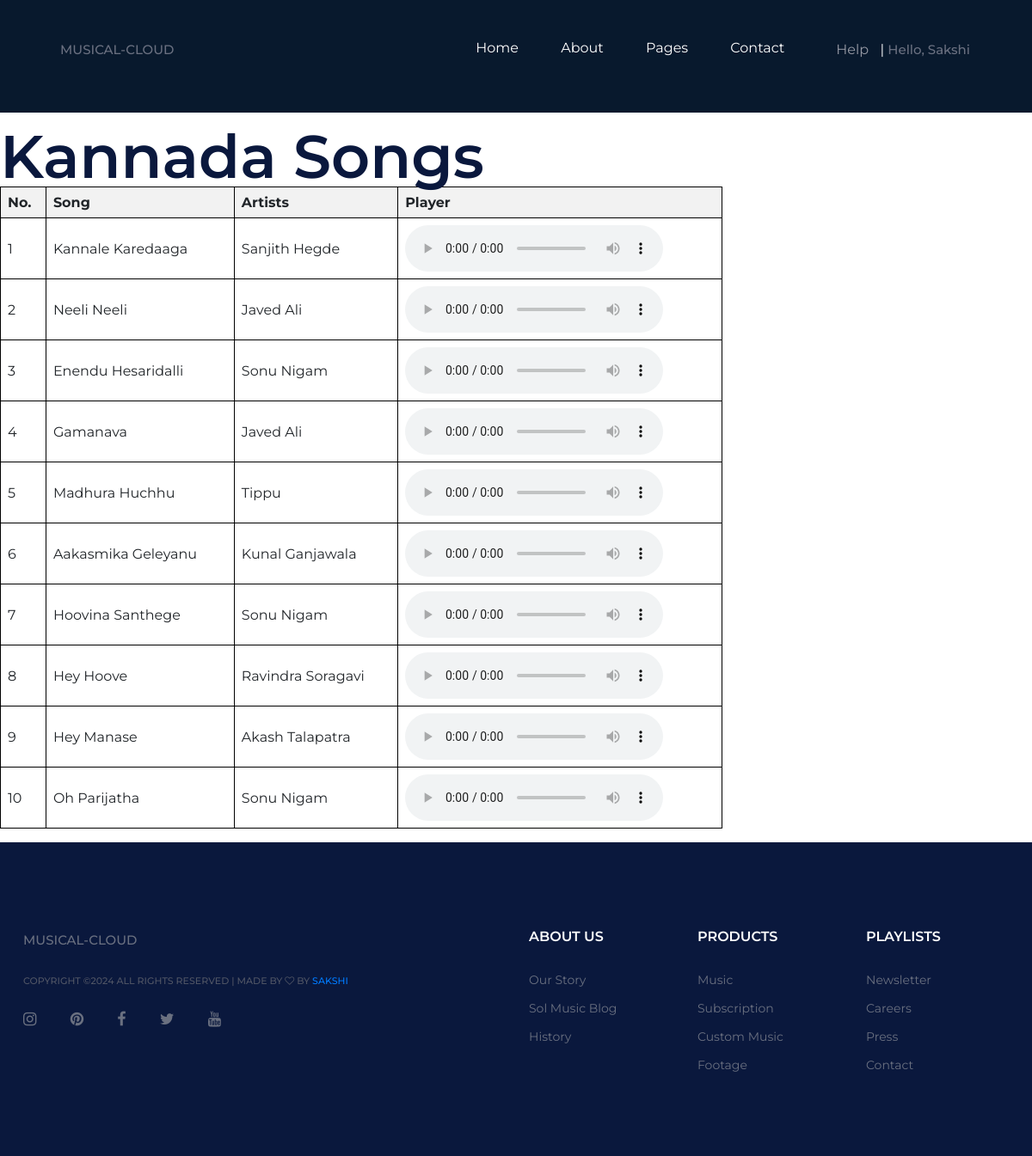
Page /Kannada.php (signed in) on the committed database.
### tables this page shows
CREATE TABLE `users` (
  `id` bigint(20) NOT NULL,
  `user_id` bigint(20) NOT NULL,
  `user_name` varchar(100) NOT NULL,
  `password` varchar(100) NOT NULL,
  `date` timestamp NOT NULL DEFAULT current_timestamp() ON UPDATE current_timestamp()
);

CREATE TABLE `Kannada` (
  `Song_No` int(3) NOT NULL,
  `Song_Name` varchar(100) NOT NULL,
  `Artists` varchar(100) NOT NULL,
  `Song_File` varchar(150) NOT NULL
);

### functions.php (called while the page is built, shortened)
<?php
function check_login($con)
{
	if(isset($_SESSION['user_id']))
	{
		$id = $_SESSION['user_id'];
		$query = "select * from users where user_id = '$id' limit 1";
		$result = mysqli_query($con,$query);
		if($result && mysqli_num_rows($result) > 0)
		{
			$user_data = mysqli_fetch_assoc($result);
			return $user_data;
		}
	}
	die;
}

### Kannada.php (the view, shortened to what this page needs)
<?php
	include("connection.php");
	include("functions.php");
	$user_data = check_login($con);
?>
<html lang="zxx">
<head>
  <link rel="stylesheet" href="css/bootstrap.min.css" />
  <link rel="stylesheet" href="css/font-awesome.min.css" />
  <link rel="stylesheet" href="css/owl.carousel.min.css" />
  <link rel="stylesheet" href="css/slicknav.min.css" />
  <link rel="stylesheet" href="css/style.css" />
</head>
<body>
  <header class="header-section clearfix">
    <a href="index.php" class="site-logo">
      <p>MUSICAL-CLOUD</p>
    </a>
    <div class="header-right">
      <a href="#" class="hr-btn">Help</a>
      <span>|</span>
      <div class="user-panel">
        <p>Hello, <?php echo $user_data['user_name']; ?></p>
      </div>
    </div>
    <ul class="main-menu">
      <li><a href="index.php">Home</a></li>
      <li><a href="#">About</a></li>
      <li><a href="#">Pages</a>
      </li>
      <li><a href="contact.php">Contact</a></li>
    </ul>
  </header>
  <p>
		<h1> Kannada Songs </h1>
		<table>
			<thead>
				<tr>
					<th>No.</th>
                    <th>Song</th>
					<th>Artists</th>
                    <th>Player</th>
				</tr>
			</thead>
			<tbody>
				 <?php
				  $selectquery5 = "SELECT * FROM Kannada";
					$query5 = mysqli_query($con, $selectquery5);
					while($row = mysqli_fetch_assoc($query5)){ ?>
            <tr>
              <td><?php echo $row['Song_No']; ?></td>
              <td><?php echo $row['Song_Name'];?></td>
              <td><?php echo $row['Artists']; ?></td>
              <td><audio controls>
                <source src="<?php echo $row['Song_File'];?>" type="audio/mpeg">
                </audio>
              </td>
            </tr>
					<?php
					}
					?>
			</tbody>
		</table>
	</p>
  <footer class="footer-section">
    <div class="container">
      <div class="row">
        <div class="col-xl-6 col-lg-7 order-lg-2">
          <div class="row">
            <div class="col-sm-4">
              <div class="footer-widget">
                <h2>About us</h2>
                <ul>
                  <li><a href="">Our Story</a></li>
                  <li><a href="">Sol Music Blog</a></li>
                  <li><a href="">History</a></li>
                </ul>
              </div>
            </div>
            <div class="col-sm-4">
              <div class="footer-widget">
                <h2>Products</h2>
                <ul>
                  <li><a href="">Music</a></li>
                  <li><a href="">Subscription</a></li>
                  <li><a href="">Custom Music</a></li>
                  <li><a href="">Footage</a></li>
                </ul>
              </div>
            </div>
            <div class="col-sm-4">
              <div class="footer-widget">
                <h2>Playlists</h2>
                <ul>
                  <li><a href="">Newsletter</a></li>
                  <li><a href="">Careers</a></li>
                  <li><a href="">Press</a></li>
                  <li><a href="">Contact</a></li>
                </ul>
              </div>
            </div>
          </div>
        </div>
        <div class="col-xl-6 col-lg-5 order-lg-1">
          <p>MUSICAL-CLOUD</p>
          <div class="copyright">
            Copyright &copy; All rights reserved | made by <i class="fa fa-heart-o" aria-hidden="true"></i> by <a href="" target="_blank">Sakshi</a>
          </div>
          <div class="social-links">
            <a href=""><i class="fa fa-instagram"></i></a>
            <a href=""><i class="fa fa-pinterest"></i></a>
            <a href=""><i class="fa fa-facebook"></i></a>
            <a href=""><i class="fa fa-twitter"></i></a>
            <a href=""><i class="fa fa-youtube"></i></a>
          </div>
        </div>
      </div>
    </div>
  </footer>
</body>
</html>

### css/style.css (style rules this page uses)
html, body { height: 100%; font-family: "Montserrat", sans-serif; -webkit-font-smoothing: antialiased; font-smoothing: antialiased; }
h1, h2, h3, h4, h5, h6 { margin: 0; color: #0a183d; font-weight: 600; line-height: 1; }
h1 { font-size: 70px; }
h2 { font-size: 36px; }
p { font-size: 15px; color: #6a7080; line-height: 1.8; font-weight: 500; }
ul, ol { padding: 0; margin: 0; }
.header-section { padding-left: 55px; padding-right: 72px; background: #08192d; }
.site-logo { display: inline-block; padding: 0; padding: 44px 15px; }
.header-right { float: right; padding: 44px 0; margin-left: 130px; }
.header-right .hr-btn { display: inline-block; color: #979aa5; }
.header-right .user-panel { display: inline-block; }
.header-right span { color: #fff; display: inline-block; padding-left: 9px; }
.main-menu { list-style: none; float: right; }
.main-menu li { display: inline-block; position: relative; }
.main-menu li a { display: block; font-size: 16px; color: #ffffff; padding: 44px 10px; margin-left: 60px; }
.main-menu li:first-child a { margin-left: 0; }
.footer-section { background: #0a183d; padding: 100px 0 85px; }
.footer-widget { padding-top: 2px; }
.footer-widget h2 { font-size: 16px; color: #fff; text-transform: uppercase; margin-bottom: 30px; }
.footer-widget ul { list-style: none; }
.footer-widget ul li a { display: inline-block; color: #6a7080; font-size: 14px; margin-bottom: 10px; }
.copyright { font-size: 11px; text-transform: uppercase; font-weight: 500; color: #505565; padding: 10px 0 25px; }
.social-links a { display: inline-block; color: #6a7080; font-size: 18px; margin-right: 35px; }
@media (min-width: 1200px) { .container { max-width: 1176px; } }
@media only screen and (min-width: 1200px) and (max-width: 1360px) { .header-right { margin-left: 50px; } }
@media only screen and (min-width: 1200px) and (max-width: 1360px) { .main-menu li a { margin-left: 25px; } }

### Kannada.php (style rules this page uses)
table { border-collapse: collapse; width: 70%; }
th, td { border: 1px solid black; padding: 8px; text-align: left; }
th { background-color: #f2f2f2; }

### rows in the picture
users: user_name "Sakshi"
kannada: Song_No "1", Song_Name "Kannale Karedaaga", Artists "Sanjith Hegde"
kannada: Song_No "2", Song_Name "Neeli Neeli", Artists "Javed Ali"
kannada: Song_No "3", Song_Name "Enendu Hesaridalli", Artists "Sonu Nigam"
kannada: Song_No "4", Song_Name "Gamanava", Artists "Javed Ali"
kannada: Song_No "5", Song_Name "Madhura Huchhu", Artists "Tippu"
kannada: Song_No "6", Song_Name "Aakasmika Geleyanu", Artists "Kunal Ganjawala"
kannada: Song_No "7", Song_Name "Hoovina Santhege", Artists "Sonu Nigam"
kannada: Song_No "8", Song_Name "Hey Hoove", Artists "Ravindra Soragavi"
kannada: Song_No "9", Song_Name "Hey Manase", Artists "Akash Talapatra"
kannada: Song_No "10", Song_Name "Oh Parijatha", Artists "Sonu Nigam"
